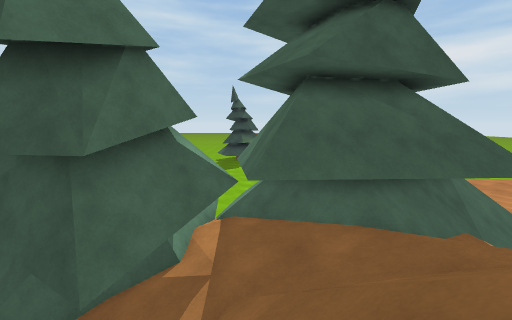
View 1 (above)

16 first-person views from a walk through a scene from a Unity 3-D project. The camera is 1.4 m above the floor, tilts 8° down and sees 90° across. The floor is counted in squares, 1 m on a side. Each view is taken from the middle of a square. On the plan, view 1 faces up. The plan holds only what a view shows up to about 13 squares ahead; the rest is blank. The place goes on beyond the plan. The player character is not drawn. Surface patterns are stand-ins for the level's own textures.

View 2
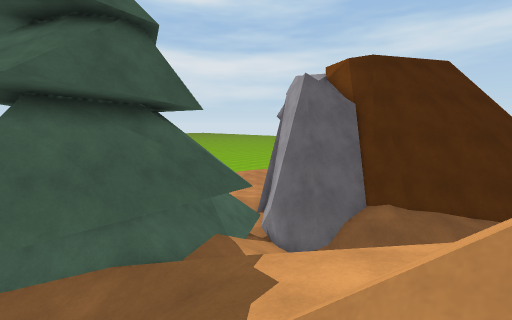

View 3
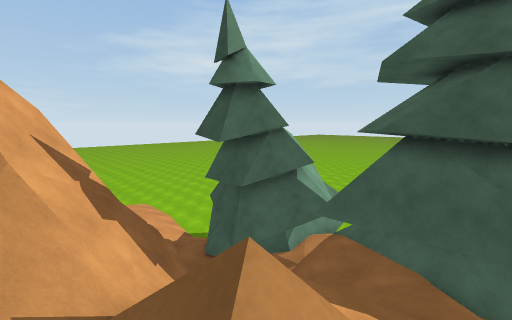

View 4
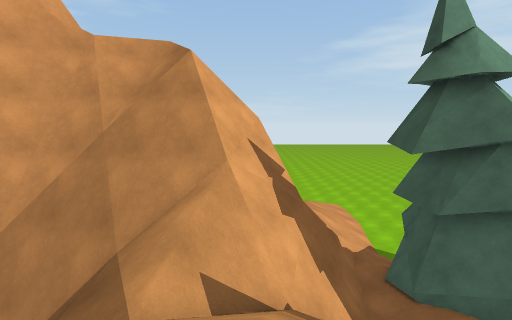

View 5
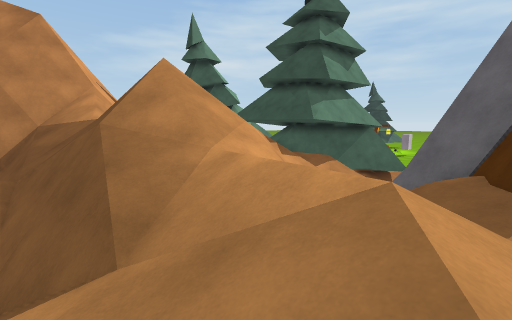

View 6
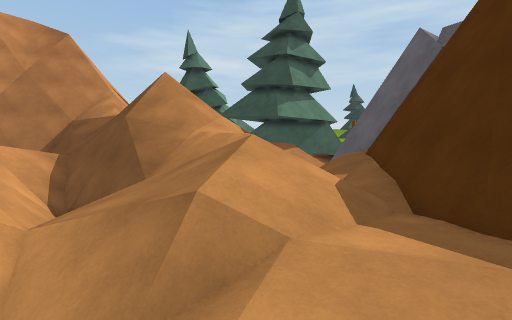

View 7
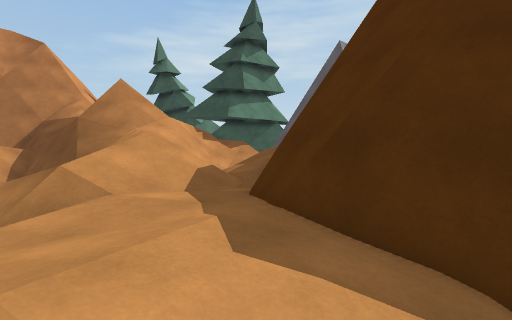

View 8
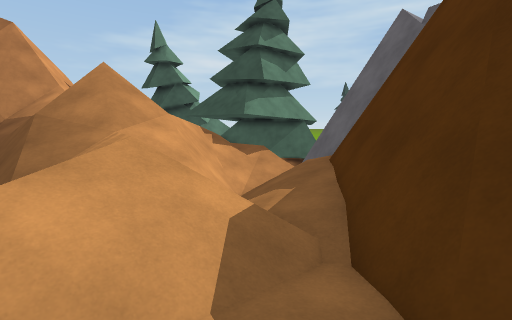

View 9
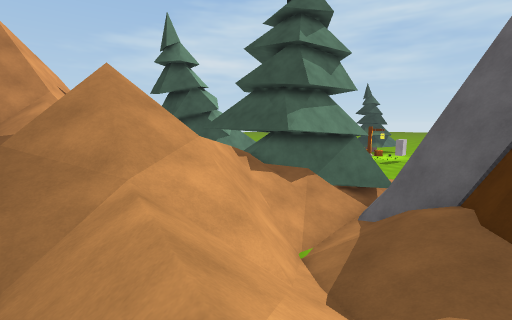

View 10
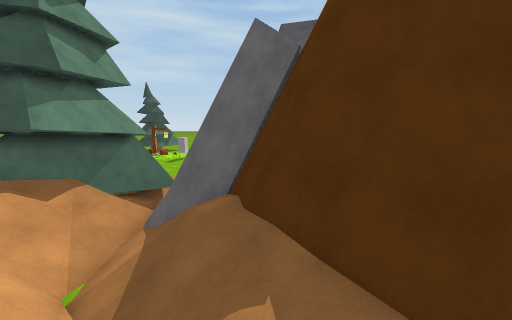

View 11
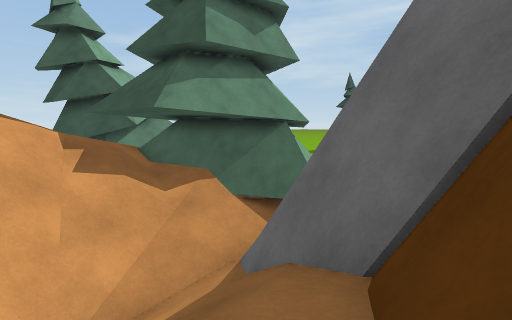

View 12
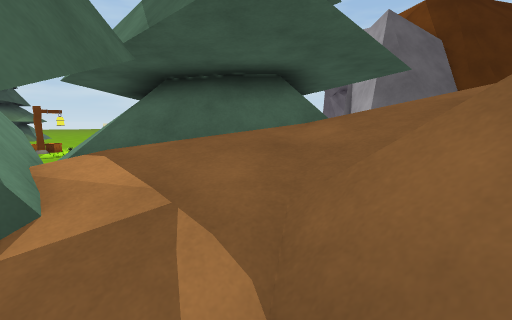

View 13
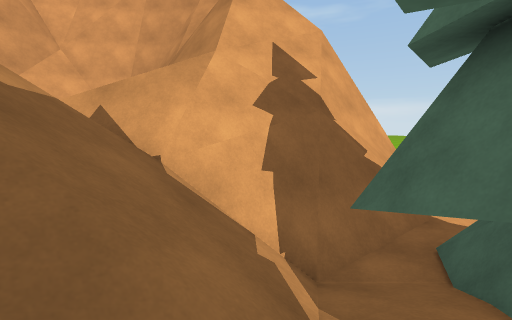

View 14
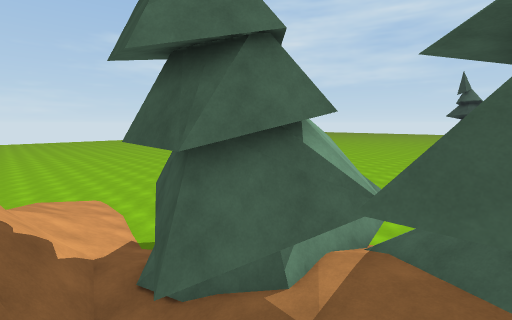

View 15
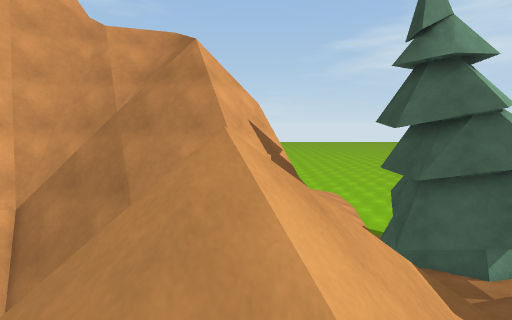

View 16
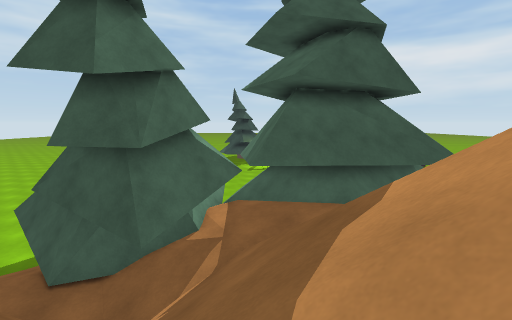

### Floor plan
Key: @ floor where view 1 was taken; # wall or solid block; . main floor; : floor 0.75 m higher than the main floor; + floor 1 m higher than the main floor; * floor 1.5 m higher than the main floor; % floor 1.75 m higher than the main floor; & floor 2 m higher than the main floor; $ floor 2.25 m higher than the main floor; / step, stairs or slope; = window, fence, low wall or low ledge; ^ raised ledge; v drop or lower ground; T pine tree.
Columns run from 6 left of view 1 to 21 right of it. Each row starts with its distance up from view 1.
 15    ..
 14    ..
 13    .. TTT   T
 12    ..TTTT TTT
 11      TTTT TTTT
 10     #TTT    TT
  9     #TTT####TTTT:
  8     TTTTT##TTT/T#
  7   TTTTTTTTTTT//=#
  6 T TTTT/#TTT////=###
  5 TTT#T///TTT/////=###
  4 :T##T//////////////##
  3 ===////////==//////##
  2 ###=///////====#////##
  1 =v#==////////v==////=##
  0 ^=v=#/@///////#==////##    #
 -1 ^=v//////////////////=######
 -2 ^^=/////==///////// //=#####
 -3  ^^////====////////////==###
 -4   ^=//////////////////%&&%%/
 -5   ^^v/////vvv#=///////&&////
 -6 v ^=vvvv/vv=##=///////&&///
 -7 vv^=v    &*+===/ ////////$//
 -8 vvvvvv    ######===//  /

Positions as (right, up) in squares from view 1, and headings:
1: (0, 0), facing up
2: (1, 0), facing up-right
3: (4, -2), facing up-left
4: (4, -1), facing left
5: (13, -6), facing up-left
6: (17, -8), facing up-left
7: (21, -7), facing up-left
8: (17, -5), facing up-left
9: (13, -4), facing up-left
10: (13, -3), facing up
11: (13, 2), facing up-left
12: (-2, 3), facing up-right
13: (1, 5), facing down-left
14: (1, 2), facing up-left
15: (5, -1), facing left
16: (0, -2), facing up
